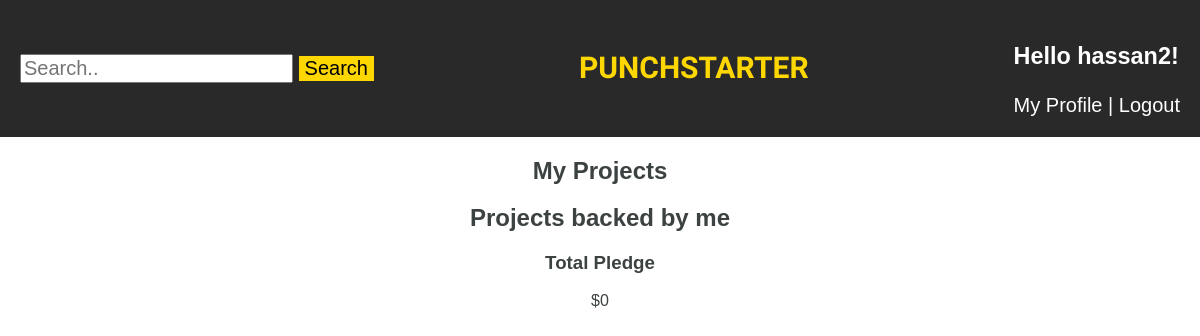
Before: /myprofile/ (signed in) with the older database file.
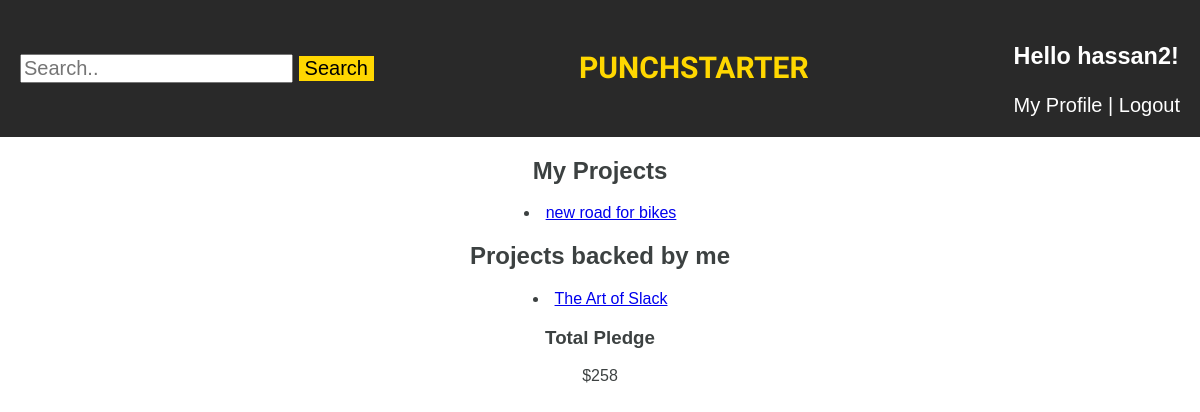
After: the same page with the newer database file.
### crowdfunder_project/models.py (models this page shows)
class Project(models.Model):
    title = models.CharField(max_length=255)
    description = models.TextField()
    budget = models.IntegerField()
    owner = models.ForeignKey(User,on_delete=models.CASCADE,related_name='projects')
    image = models.URLField(max_length=255, null=True)
    start_dtime = models.DateField()
    end_dtime = models.DateField(null=True)
    category = models.ForeignKey(Category, on_delete=models.SET_NULL, related_name='projects', null=True)

### crowdfunder_project/views.py (the view)
# urls.py: path('myprofile/', my_profile, name='my_profile'),
@login_required
def my_profile(request):
    user_profile = request.user
    projects_own = user_profile.projects.all()
    projects_funded = set()
    donations = user_profile.charities.all()
    for donate in donations:
        projects_funded.add(donate.reward.project)
    total_amount_pledged = 0
    charities = user_profile.charities.all()
    for charity in charities:
        total_amount_pledged += int(charity.amount)
    context = {'projects_own': projects_own, 'projects_backed': projects_funded, 'pledged_amount': total_amount_pledged}
    return render(request, 'profile_page.html', context)

### crowdfunder_project/templates/profile_page.html
{% extends 'base.html' %}
{% block content %}
{% load staticfiles %}
<link rel="stylesheet" href="{% static 'css/profile_page.css' %}">
    <main class='profile'>
        <h2>My Projects</h2>
        {% for project in projects_own %}
            <li>
            <a href="{% url 'show_project' id=project.pk %}">{{ project.title }}</a>
            </li>
        {% endfor %}
        <h2>Projects backed by me</h2>
        {% for project in projects_backed %}
            <li>
                <a href="{% url 'show_project' id=project.pk %}">{{ project.title }}</a>
            </li>
        {% endfor %}
        <h3>Total Pledge</h3>
        <p> ${{ pledged_amount }}</p>
    </main>
{% endblock %}

### crowdfunder_project/templates/base.html (shortened to what this page needs)
{% load staticfiles %}
<!DOCTYPE html>
<html lang="en">
<head>
    <link rel="stylesheet" href="https://cdnjs.cloudflare.com/ajax/libs/normalize/8.0.1/normalize.css">
    <link rel="stylesheet" href="{% static 'css/main.css' %}">
</head>
<body>
        <nav class='navtop'>
                <div class='search'>
                    <form action="{% url 'search_project' %}" method="get">
                        <label for="search_project">
                            <input type="search" placeholder="Search.." id="project" name="query" value="{{ query }}" />
                        </label>
                        <input type="submit" value="Search" />
                    </form>
                </div>
                <div class='box'>
                    <a href="{% url 'home_page' %}">
                        <h1 class="header">PUNCHSTARTER</h1>
                    </a>
                </div>
                <div class='box'>
                    {% if request.user.is_authenticated %}
                    <h3>Hello {{ request.user.username }}!</h3>
                    <a href="{% url 'my_profile' %}">My Profile</a> |
                    <a href="{% url 'logout' %}">Logout</a>
                    {% else %}
                    <ul>
                        <li><a href="{% url 'login' %}">Log in</a></li>
                        <li><a href="{% url 'signup' %}">Sign Up</a></li>
                    </ul>
                    {% endif %}
                </div>
            </nav>
    {% block content %}
    {% endblock %}
</body>
</html>

### crowdfunder_project/static/css/main.css (style rules this page uses)
*,* ::before, *::after { box-sizing: border-box; }
body { font-family: TedNext,TedNextNew,arial; font-style: normal; color: #3c4141; }
.navtop { display: flex; align-items: center; background-color: rgb(41, 41, 41); padding: 1em; font-size: 20px; justify-content: space-between; }
.search { flex-wrap: wrap; }
.navtop a { text-decoration: none; color: white; }
.header { color: white; padding: 1px 30px; font-size: 30px; font-family: 'Rock Salt', cursive; color: gold; }
.box { color: white; }
input[type=button], input[type=submit], input[type=reset] { background-color: gold; border: none; color: black; text-decoration: none; cursor: pointer; }

### crowdfunder_project/static/css/profile_page.css (style rules this page uses)
.profile { text-align: center; }

Changed rows visible on the page:
added Project: title "new road for bikes", shown under "My Projects"
now on this page (row edited): Project: title "The Art of Slack", shown under "Projects backed by me"
Other visible differences:
{{ pledged_amount }}: "0" → "258"
